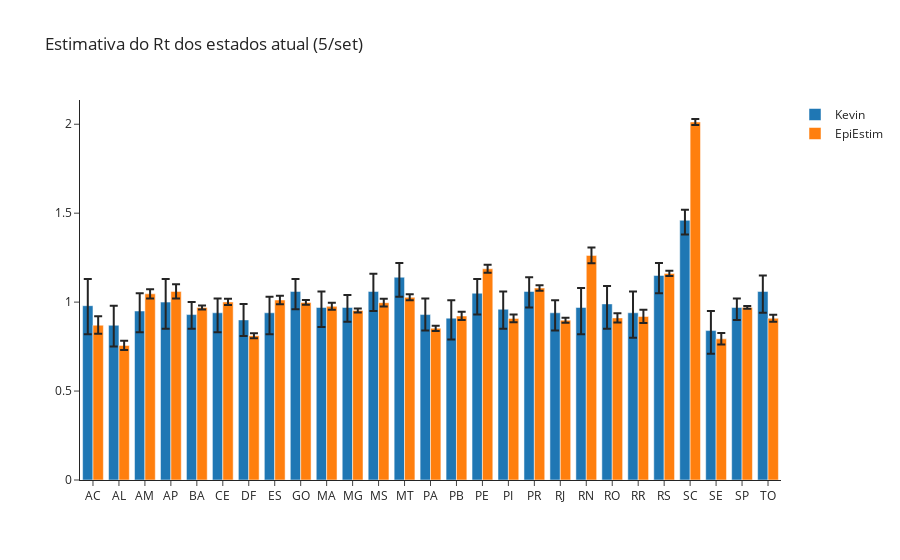

This figure's notebook cell:
### Code cell
title = "Estimativa do Rt dos estados atual (5/set)"
gen_compare_plot(dfs={"Kevin": last_states_kevin, "EpiEstim": last_states_epiestim},
                 place_id=place_id,
                 title=title,
                 state_id=state_id)

### Figure 1 — Plotly figure (JSON) as saved in the notebook; plotly's stock layout.template omitted (floating-point values rounded to 4 significant figures)
{"data": [{"error_y": {"array": [0.15, 0.11, 0.1, 0.13, 0.07, 0.08, 0.09, 0.09, 0.07, 0.09, 0.07, 0.1, 0.08, 0.09, 0.1, 0.08, 0.1, 0.08, 0.07, 0.11, 0.1, 0.12, 0.07, 0.06, 0.11, 0.05, 0.09], "arrayminus": [0.16, 0.12, 0.12, 0.15, 0.08, 0.11, 0.09, 0.12, 0.1, 0.11, 0.08, 0.11, 0.11, 0.09, 0.12, 0.12, 0.11, 0.09, 0.1, 0.15, 0.14, 0.14, 0.1, 0.08, 0.13, 0.07, 0.12]}, "name": "Kevin", "type": "bar", "x": ["AC", "AL", "AM", "AP", "BA", "CE", "DF", "ES", "GO", "MA", "MG", "MS", "MT", "PA", "PB", "PE", "PI", "PR", "RJ", "RN", "RO", "RR", "RS", "SC", "SE", "SP", "TO"], "y": [0.98, 0.87, 0.95, 1, 0.93, 0.94, 0.9, 0.94, 1.06, 0.97, 0.97, 1.06, 1.14, 0.93, 0.91, 1.05, 0.96, 1.06, 0.94, 0.97, 0.99, 0.94, 1.15, 1.46, 0.84, 0.97, 1.06]}, {"error_y": {"array": [0.04979, 0.02654, 0.0263, 0.04077, 0.01144, 0.01757, 0.01443, 0.02396, 0.01352, 0.01952, 0.01123, 0.02166, 0.01697, 0.01491, 0.02337, 0.02278, 0.02165, 0.01581, 0.01359, 0.0446, 0.0266, 0.038, 0.01493, 0.01684, 0.03225, 0.007097, 0.01974], "arrayminus": [0.04863, 0.02615, 0.02602, 0.04013, 0.01138, 0.01745, 0.01432, 0.02372, 0.01344, 0.01936, 0.01117, 0.02146, 0.01685, 0.0148, 0.02312, 0.02259, 0.02143, 0.01572, 0.0135, 0.04395, 0.02628, 0.03735, 0.01485, 0.01678, 0.03171, 0.007075, 0.01956]}, "name": "EpiEstim", "type": "bar", "x": ["AC", "AL", "AM", "AP", "BA", "CE", "DF", "ES", "GO", "MA", "MG", "MS", "MT", "PA", "PB", "PE", "PI", "PR", "RJ", "RN", "RO", "RR", "RS", "SC", "SE", "SP", "TO"], "y": [0.8703, 0.7567, 1.047, 1.06, 0.9699, 1.001, 0.8112, 1.012, 0.998, 0.9763, 0.9535, 0.9969, 1.027, 0.8529, 0.9219, 1.187, 0.9086, 1.079, 0.8979, 1.263, 0.9112, 0.9193, 1.161, 2.013, 0.7935, 0.9704, 0.9092]}], "layout": {"barmode": "group", "title": {"text": "Estimativa do Rt dos estados atual (5/set)"}}}
